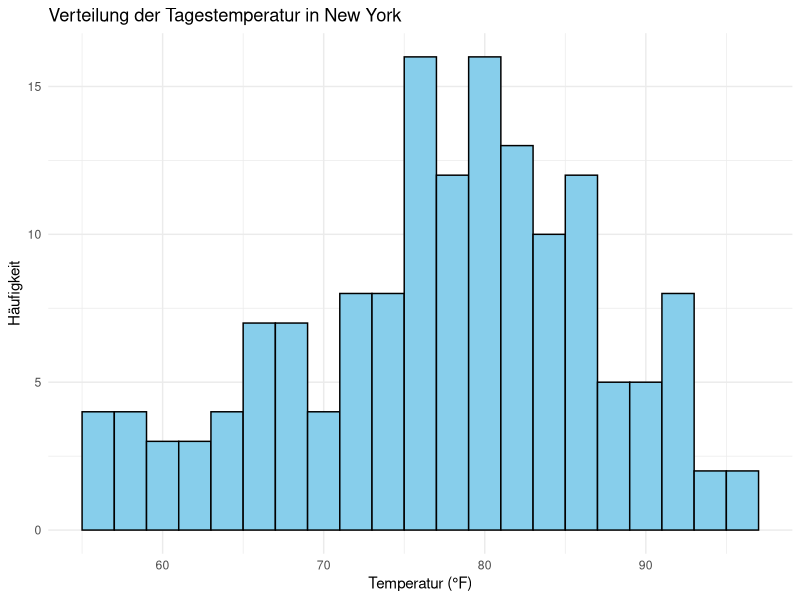
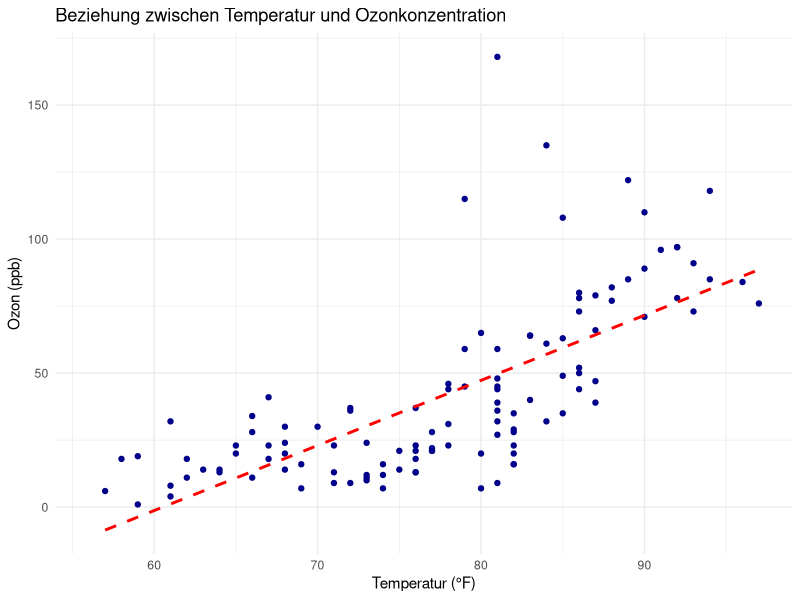
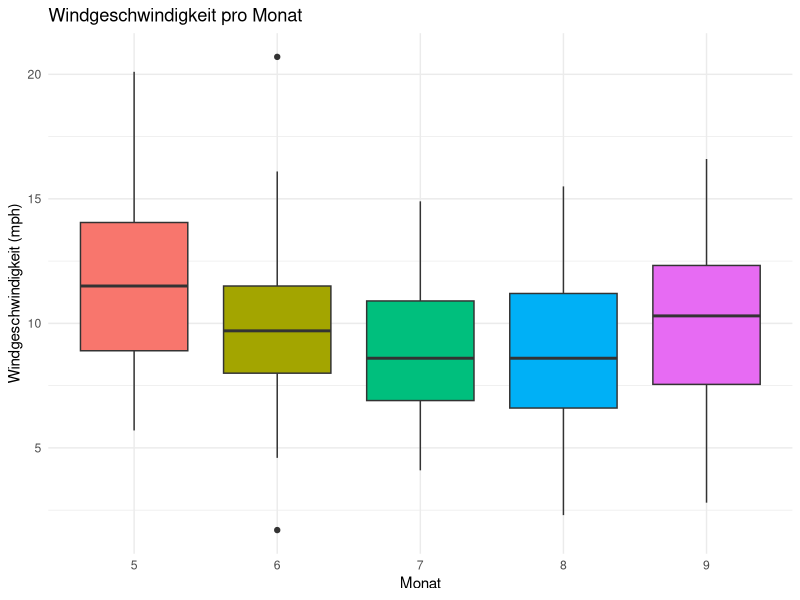
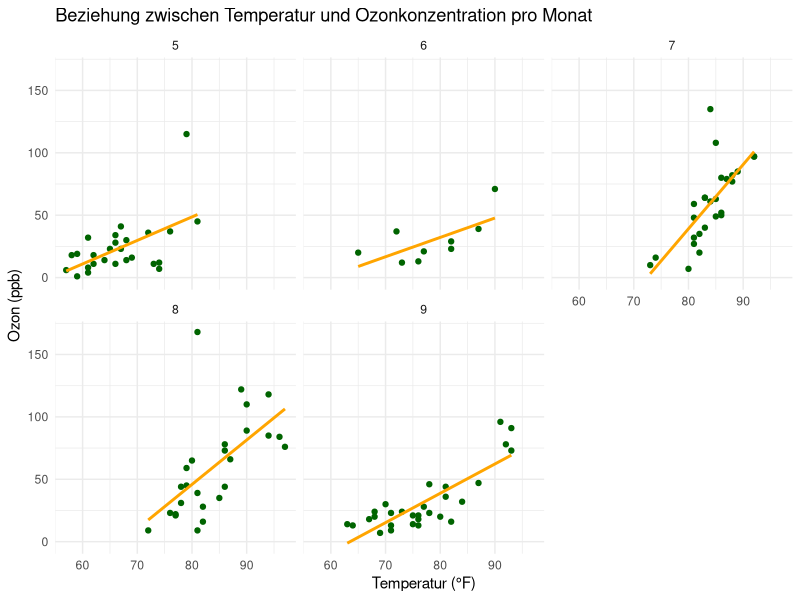
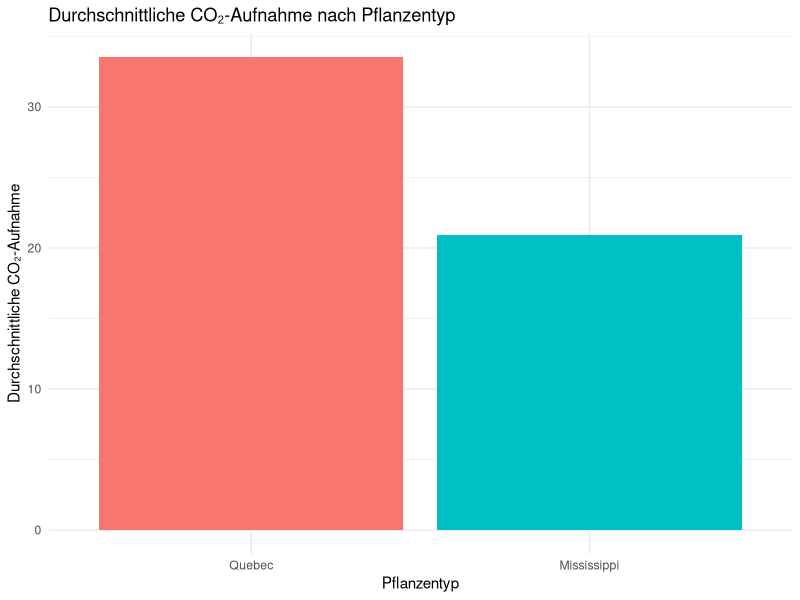
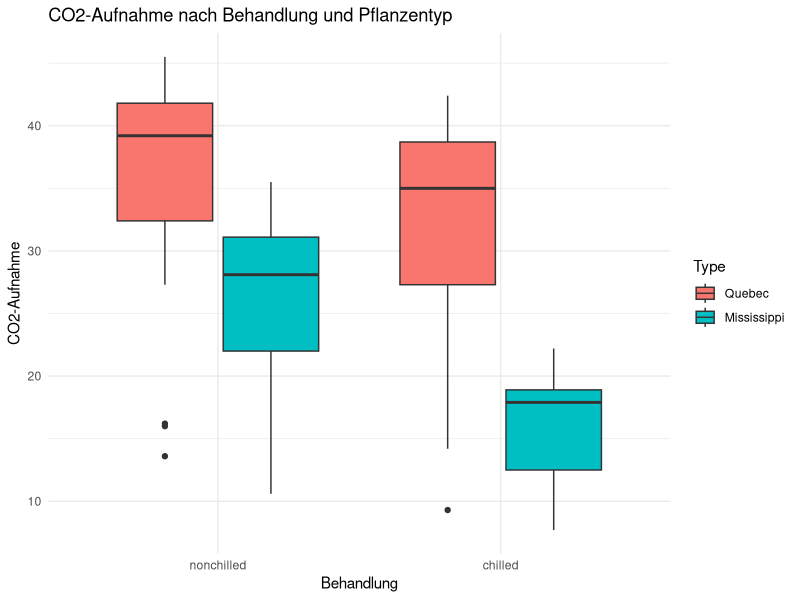
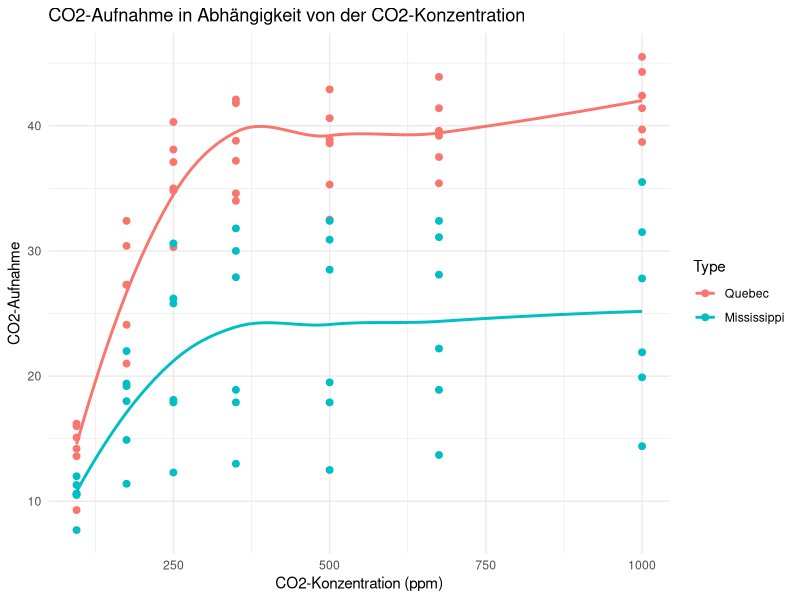

R code for these plots, in order:
## ---- chunk 1
library(tidyverse)
## ---- chunk 2
head(airquality)
str(airquality)
summary(airquality)
## ---- chunk 3
# Verteilungen und Zusammenhänge
# Histogramm der Tagestemperatur

ggplot(airquality, aes(x = Temp)) +
geom_histogram(binwidth = 2, color = 'black', fill = 'skyblue') +
labs(
title = 'Verteilung der Tagestemperatur in New York',
x = 'Temperatur (°F)',
y = 'Häufigkeit'
) +
theme_minimal()
## ---- chunk 4
# Scatterplot: Temperatur vs. Ozon

ggplot(airquality, aes(x = Temp, y = Ozone)) +
geom_point(color = "darkblue") +
geom_smooth(method = 'lm', se = FALSE, color = "red", linetype = "dashed") +
labs(
title = 'Beziehung zwischen Temperatur und Ozonkonzentration',
x = 'Temperatur (°F)',
y = 'Ozon (ppb)'
) +
theme_minimal()
## ---- chunk 5
# Boxplot: Windgeschwindigkeit pro Monat

ggplot(airquality, aes(x = as.factor(Month), y = Wind, fill = as.factor(Month))) +
geom_boxplot() +
labs(
title = 'Windgeschwindigkeit pro Monat',
x = 'Monat',
y = 'Windgeschwindigkeit (mph)'
) +
guides(fill = 'none') +
theme_minimal()
## ---- chunk 6
# Scatterplot: Temperatur vs. Ozon (nach Monat)
# Schreiben
airquality_clean <- airquality %>% filter(!is.na(Ozone))

ggplot(airquality_clean, aes(x = Temp, y = Ozone)) +
geom_point(color = "darkgreen") +
geom_smooth(method = 'lm', se = FALSE, color = "orange") +
facet_wrap(~ Month) +
labs(
title = 'Beziehung zwischen Temperatur und Ozonkonzentration pro Monat',
x = 'Temperatur (°F)',
y = 'Ozon (ppb)'
) +
theme_minimal()
## ---- chunk 7
head(CO2)
str(CO2)
summary(CO2)
## ---- chunk 8
# Durchschnittliche CO₂-Aufnahme nach Pflanzentyp

mean_uptake_type <- CO2 %>%
group_by(Type) %>%
summarise(Mean_Uptake = mean(uptake))

ggplot(mean_uptake_type, aes(x = Type, y = Mean_Uptake, fill = Type)) +
geom_col() +
labs(
title = 'Durchschnittliche CO₂-Aufnahme nach Pflanzentyp',
x = 'Pflanzentyp',
y = 'Durchschnittliche CO₂-Aufnahme'
) +
theme_minimal() +
theme(legend.position = "none")
## ---- chunk 9
# Einfluss von Behandlung und Pflanzentyp

ggplot(CO2, aes(x = Treatment, y = uptake, fill = Type)) +
geom_boxplot() +
labs(
title = 'CO2-Aufnahme nach Behandlung und Pflanzentyp',
x = 'Behandlung',
y = 'CO2-Aufnahme'
) +
theme_minimal()
## ---- chunk 10
# CO2-Aufnahme im Verhältnis zur CO2-Konzentration

ggplot(CO2, aes(x = conc, y = uptake, color = Type)) +
geom_point(size = 2) +
geom_smooth(method = "loess", se = FALSE) +
labs(
title = 'CO2-Aufnahme in Abhängigkeit von der CO2-Konzentration',
x = 'CO2-Konzentration (ppm)',
y = 'CO2-Aufnahme'
) +
theme_minimal()
